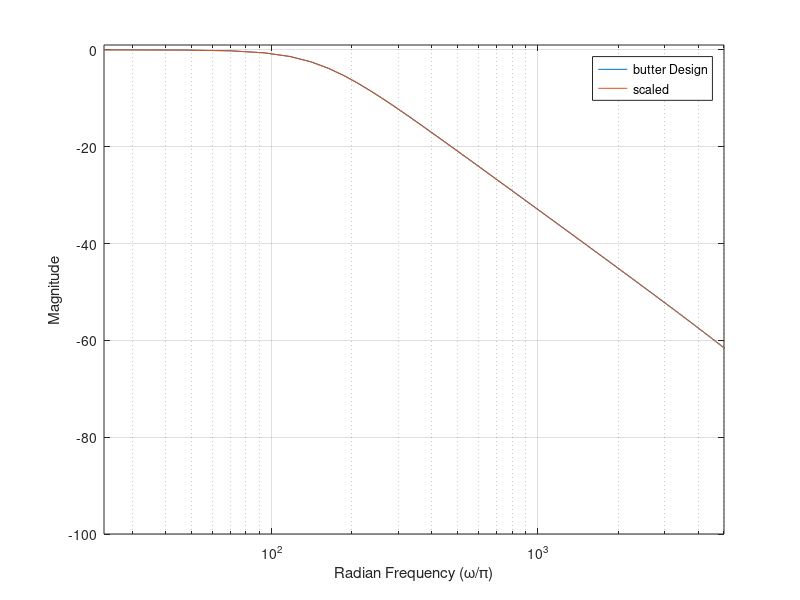

MATLAB code for this plot:
clear all;
close all;
clc;

Fs = 48000;
Ts = 1/48000;

[b,a] = butter(2,150*2/Fs,'low')
%[b1,a1] = butter(2,150*2/Fs,'high');
NB =24; % number of bits
Range = 2^(NB-1)-1;
min_range = -2^(NB-1)
max_range = 2^(NB-1)-1

Mx_num = max(abs(b));
Mx_den = max(abs(a));
if Mx_num>Mx_den
    Mx = Mx_num;
    if Mx>1
        b_new = b./Mx;
        a_new = a./Mx;
    else
        b_new = b;
        a_new = a;
    end
else
    Mx = Mx_den;
    if Mx>1
        b_new = b./Mx;
        a_new = a./Mx;
    else
        b_new = b;
        a_new = a;
    end
end 

N0 = round(b_new(1)*Range);
N1 = round(b_new(2)*Range);
N2 = round(b_new(3)*Range);
D0 = round(a_new(1)*Range);
D1 = round(a_new(2)*Range);
D2 = round(a_new(3)*Range);


num_new = [N0 N1 N2]
den_new = [D0 D1 D2]


[h,w] = freqz(b,a,1024);
%[h1,w1] = freqz(b1,a1,1024);
[hs,ws] = freqz(num_new,den_new,1024);
%[hs1,ws1] = freqz(bs1,as1,1024);

semilogx(w*Fs/pi/2,mag2db(abs(h)), ws*Fs/pi/2,mag2db(abs(hs)))
grid
%plot(w1*Fs/pi/2,mag2db(abs(h1)), ws1*Fs/pi/2,mag2db(abs(hs1)))
legend('butter Design', 'scaled')
xlabel 'Radian Frequency (\omega/\pi)', ylabel 'Magnitude'
xlim([0 0.5*10^4]);
ylim([-100 1]);